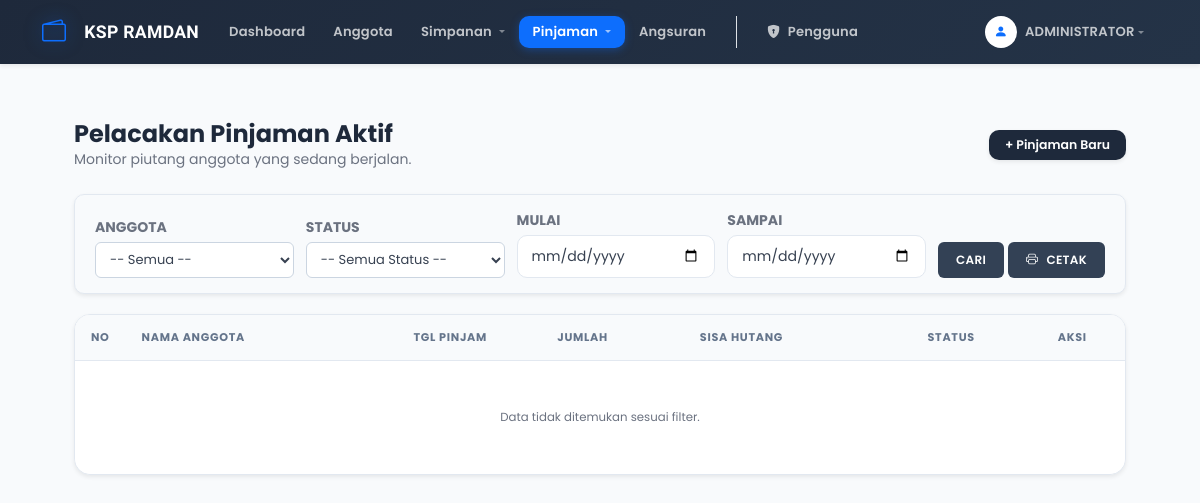
The app's page /data_pinjaman.php (signed in), older data.
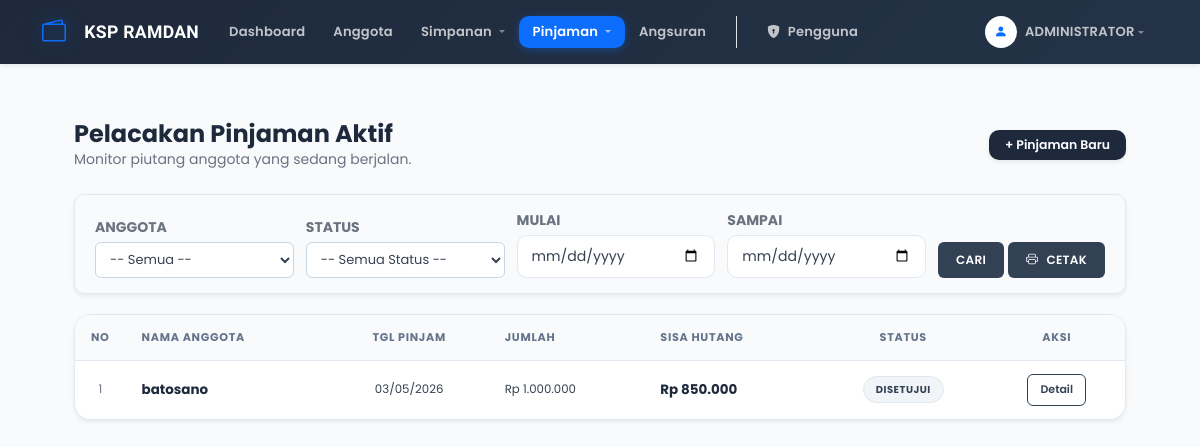
The same page, newer data.
### tables this page shows
CREATE TABLE `tb_pinjaman_ramdan` (
  `id_pinjaman` int(11) NOT NULL,
  `id_anggota` int(11) NOT NULL,
  `jumlah_pinjaman` decimal(15,2) NOT NULL,
  `bunga` decimal(5,2) NOT NULL,
  `lama_pinjaman` int(11) NOT NULL,
  `total_pinjaman` decimal(15,2) NOT NULL,
  `sisa_pinjaman` int(11) DEFAULT NULL,
  `status_pinjaman` enum('Diajukan','Disetujui','Lunas') DEFAULT 'Diajukan',
  `tanggal_pinjaman` date NOT NULL
);

CREATE TABLE `tb_anggota_ramdan` (
  `id_anggota` int(11) NOT NULL,
  `nama` varchar(100) NOT NULL,
  `alamat` text DEFAULT NULL,
  `no_hp` varchar(20) DEFAULT NULL,
  `tanggal_daftar` date NOT NULL
);

### functions.php (called while the page is built, shortened)
<?php
function rupiah($angka) {
    return "Rp " . number_format($angka, 0, ',', '.');
}
?>

### data_pinjaman.php (the view, shortened to what the changed rows need)
<?php
include 'koneksi.php';
include 'header.php';
?>
<div class="content">
    <div class="card shadow-sm border-0 rounded-3 overflow-hidden">
        <div class="card-body p-0">
            <div class="table-responsive">
                <table class="table table-hover align-middle mb-0">
                    <thead class="bg-light">
                        <tr>
                            <th class="text-center py-3 small fw-bold text-muted" width="50">NO</th>
                            <th class="py-3 small fw-bold text-muted">NAMA ANGGOTA</th>
                            <th class="py-3 small fw-bold text-muted text-center">TGL PINJAM</th>
                            <th class="py-3 small fw-bold text-muted">JUMLAH</th>
                            <th class="py-3 small fw-bold text-muted">SISA HUTANG</th>
                            <th class="py-3 small fw-bold text-center text-muted">STATUS</th>
                            <th class="text-center py-3 small fw-bold text-muted">AKSI</th>
                        </tr>
                    </thead>
                    <tbody>
                        <?php
                        $no = 1;
                        $sql = "SELECT p.*, a.nama
                                FROM tb_pinjaman_ramdan p
                                JOIN tb_anggota_ramdan a ON p.id_anggota = a.id_anggota
                                WHERE p.status_pinjaman NOT IN ('Lunas', 'Ditolak')";
                        $sql .= " ORDER BY p.id_pinjaman DESC";
                        $query = mysqli_query($koneksi, $sql);
                        if (mysqli_num_rows($query) == 0) {
                            echo "<tr><td colspan='7' class='text-center py-5 text-muted small'>Data tidak ditemukan sesuai filter.</td></tr>";
                        }
                        while ($data = mysqli_fetch_assoc($query)) {
                            $status = $data['status_pinjaman'];
                            $badge_class = ($status == 'Diajukan') ? 'badge-pending' : 'badge-active';
                        ?>
                        <tr>
                            <td class="text-center text-muted small"><?php echo $no++; ?></td>
                            <td class="fw-bold text-dark"><?php echo htmlspecialchars($data['nama']); ?></td>
                            <td class="text-center small"><?php echo date('d/m/Y', strtotime($data['tanggal_pinjaman'])); ?></td>
                            <td class="small"><?php echo rupiah($data['jumlah_pinjaman']); ?></td>
                            <td class="fw-bold text-dark"><?php echo rupiah($data['sisa_pinjaman']); ?></td>
                            <td class="text-center">
                                <span class="badge-status <?php echo $badge_class; ?>">
                                    <?php echo $status; ?>
                                </span>
                            </td>
                            <td class="text-center">
                                <div class="d-flex justify-content-center gap-1">
                                    <a href="riwayat_angsuran.php?id=<?php echo $data['id_pinjaman']; ?>" class="btn-ksp-outline" title="Lihat Riwayat">Detail</a>
                                </div>
                            </td>
                        </tr>
                        <?php } ?>
                    </tbody>
                </table>
            </div>
        </div>
    </div>
</div>
<?php include 'footer.php'; ?>

Row changes from the older to the newer data that the page shows:
added tb_pinjaman_ramdan: id_anggota.nama "batosano", tanggal_pinjaman "03/05/2026", jumlah_pinjaman "Rp 1.000.000", sisa_pinjaman "Rp 850.000", status_pinjaman "DISETUJUI"
Text that changed along with them:
text no longer shown: "Data tidak ditemukan sesuai filter."
